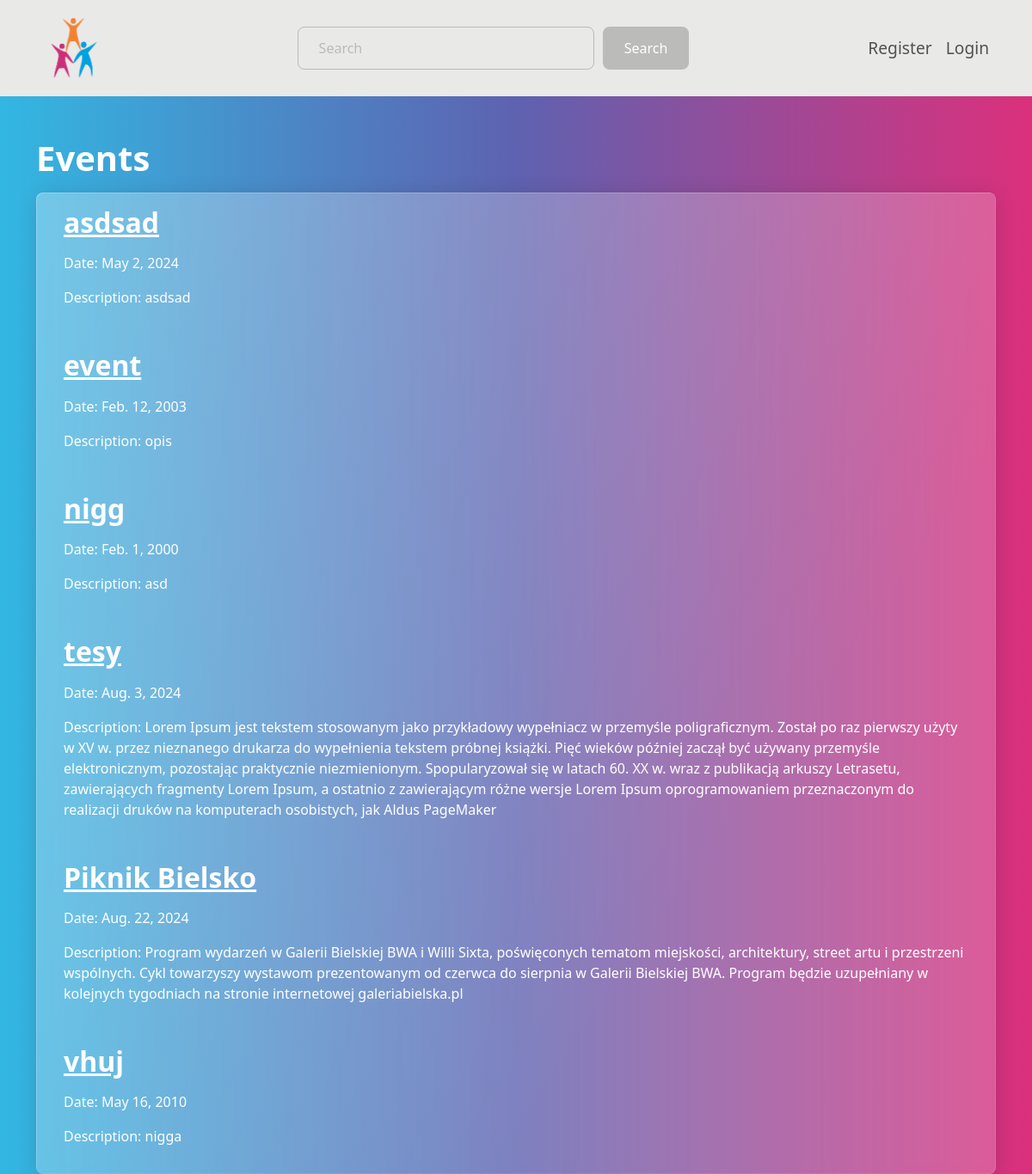
The app's page /events/, older data.
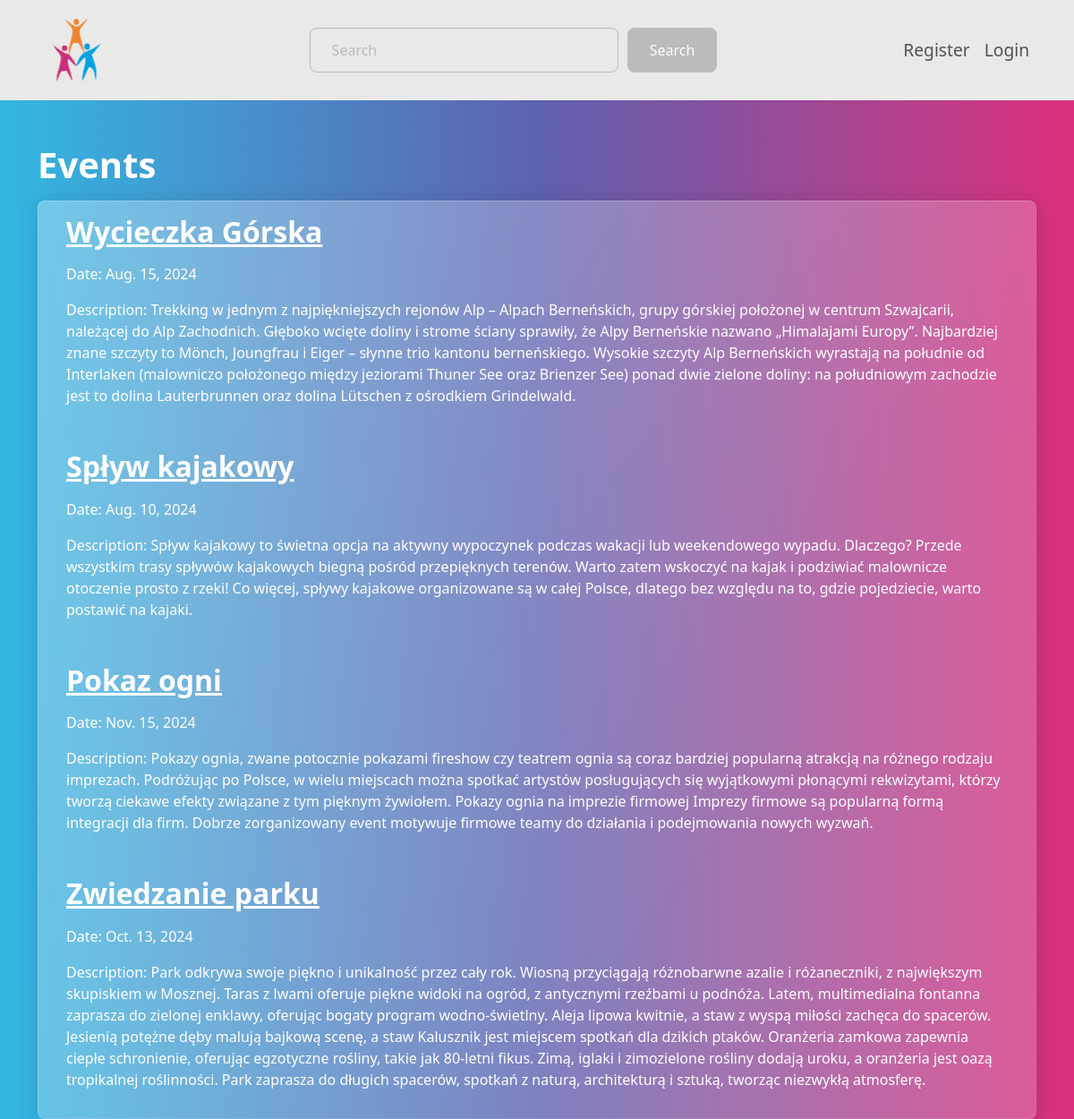
The same page, newer data.
### app/models.py (models this page shows, shortened)
class Event(models.Model):
    event_ID = models.BigAutoField(primary_key=True)
    title = models.CharField(max_length=255)
    date = models.DateField()
    description = models.TextField()
    start_date = models.DateTimeField()
    end_date = models.DateTimeField()
    location = models.CharField(max_length=255)
    status = models.CharField(max_length=10, choices=[(status.value, status.name) for status in EventStatus])
    organizer_ID = models.ForeignKey(User, on_delete=models.CASCADE, to_field="user_ID")
    image = models.ImageField(upload_to='events/', null=True, blank=True)
    parent_event_ID = models.ForeignKey("self", on_delete=models.CASCADE, to_field="event_ID", null=True, blank=True)

### app/views.py (the view)
# urls.py: path('events/', EventListView.as_view(), name='events'),
class EventListView(View):
    def get(self, request):
        events = Event.objects.all()
        if request.user.is_authenticated:
            user_registrations = Event_Registration.objects.filter(user_ID=request.user)
            user_registered_events = {registration.event_ID for registration in user_registrations}
        else:
            user_registered_events = set()
        context = {
            'events': events,
            'user_registered_events': user_registered_events,
        }
        return render(request, 'events.html', context)

### app/templates/events.html (shortened to what this page needs)
{% extends "base.html" %}
{% block content %}
<h1>Events</h1>
<div class="list-group">
    {% for event in events %}
    <div class="list-group-item">
        <h2><a href="{% url 'event_detail' event.pk %}">{{ event.title }}</a></h2>
        <p>Date: {{ event.date }}</p>
        <p>Description: {{ event.description }}</p>
    </div>
    {% endfor %}
</div>
{% endblock %}

### app/templates/base.html (shortened to what this page needs)
{% load static %}
<!DOCTYPE html>
<html lang="en">
<head>
    <link rel="stylesheet" href="{% static 'css/bootstrap.min.css' %}">
    <link rel="stylesheet" href="{% static 'css/styles.css' %}">
</head>
<body>
    <nav class="navbar navbar-expand-lg navbar-light bg-light">
        <div class="container">
            <a class="navbar-brand" href="{% url 'home' %}">
                <img src="{% static 'images/start.png' %}" alt="Logo">
            </a>
            <div class="collapse navbar-collapse" id="navbarNav">
                <form class="form-inline" method="get" action="{% url 'home' %}">
                    <input class="form-control mr-sm-2" type="search" placeholder="Search" aria-label="Search" name="q">
                    <button class="btn btn-pink my-2 my-sm-0" type="submit">Search</button>
                </form>
                <ul class="navbar-nav ml-2">
                    {% if user.is_authenticated %}
                    <li class="nav-item">
                        <a class="nav-link" href="{% url 'logout' %}">Logout</a>
                    </li>
                    {% else %}
                    <li class="nav-item">
                        <a class="nav-link" href="{% url 'register' %}">Register</a>
                    </li>
                    <li class="nav-item">
                        <a class="nav-link" href="{% url 'login' %}">Login</a>
                    </li>
                    {% endif %}
                </ul>
            </div>
        </div>
    </nav>
    <div class="container mt-4">
        {% block content %}{% endblock %}
    </div>
</body>
</html>

### app/static/css/styles.css (style rules this page uses)
.btn { margin-top: 1rem; }

### app/templates/base.html (style rules this page uses)
.navbar-nav .nav-link { font-size: 1.2em; transition: color 0.3s ease; }
.navbar-brand img { height: 70px; width: auto; }
.navbar .form-inline { flex-grow: 1; display: flex; justify-content: center; margin: 0 200px; }
.navbar .form-inline input { margin-right: 10px; }

Row changes from the older to the newer data that the page shows:
removed Event: title "asdsad", date "May 2, 2024", description "asdsad"
removed Event: title "event", date "Feb. 12, 2003", description "opis"
removed Event: title "nigg", date "Feb. 1, 2000", description "asd"
removed Event: title "tesy", date "Aug. 3, 2024", description "Lorem Ipsum jest tekstem stosowanym jako przykładowy wypełniacz w przemyśle poligraficznym. Został po raz pierwszy użyty w XV w. przez nieznanego drukarza do wypełnienia tekstem próbnej książki. Pięć wieków później zaczął być używany przemyśle elektronicznym, pozostając praktycznie niezmienionym. Spopularyzował się w latach 60. XX w. wraz z publikacją arkuszy Letrasetu, zawierających fragmenty Lorem Ipsum, a ostatnio z zawierającym różne wersje Lorem Ipsum oprogramowaniem przeznaczonym do realizacji druków na komputerach osobistych, jak Aldus PageMaker"
removed Event: title "Piknik Bielsko", date "Aug. 22, 2024", description "Program wydarzeń w Galerii Bielskiej BWA i Willi Sixta, poświęconych tematom miejskości, architektury, street artu i przestrzeni wspólnych. Cykl towarzyszy wystawom prezentowanym od czerwca do sierpnia w Galerii Bielskiej BWA. Program będzie uzupełniany w kolejnych tygodniach na stronie internetowej galeriabielska.pl"
removed Event: title "vhuj", date "May 16, 2010", description "nigga"
added Event: title "Wycieczka Górska", date "Aug. 15, 2024", description "Trekking w jednym z najpiękniejszych rejonów Alp – Alpach Berneńskich, grupy górskiej położonej w centrum Szwajcarii, należącej do Alp Zachodnich. Głęboko wcięte doliny i strome ściany sprawiły, że Alpy Berneńskie nazwano „Himalajami Europy”. Najbardziej znane szczyty to Mönch, Joungfrau i Eiger – słynne trio kantonu berneńskiego. Wysokie szczyty Alp Berneńskich wyrastają na południe od Interlaken (malowniczo położonego między jeziorami Thuner See oraz Brienzer See) ponad dwie zielone doliny: na południowym zachodzie jest to dolina Lauterbrunnen oraz dolina Lütschen z ośrodkiem Grindelwald."
added Event: title "Spływ kajakowy", date "Aug. 10, 2024", description "Spływ kajakowy to świetna opcja na aktywny wypoczynek podczas wakacji lub weekendowego wypadu. Dlaczego? Przede wszystkim trasy spływów kajakowych biegną pośród przepięknych terenów. Warto zatem wskoczyć na kajak i podziwiać malownicze otoczenie prosto z rzeki! Co więcej, spływy kajakowe organizowane są w całej Polsce, dlatego bez względu na to, gdzie pojedziecie, warto postawić na kajaki."
added Event: title "Pokaz ogni", date "Nov. 15, 2024", description "Pokazy ognia, zwane potocznie pokazami fireshow czy teatrem ognia są coraz bardziej popularną atrakcją na różnego rodzaju imprezach. Podróżując po Polsce, w wielu miejscach można spotkać artystów posługujących się wyjątkowymi płonącymi rekwizytami, którzy tworzą ciekawe efekty związane z tym pięknym żywiołem. Pokazy ognia na imprezie firmowej Imprezy firmowe są popularną formą integracji dla firm. Dobrze zorganizowany event motywuje firmowe teamy do działania i podejmowania nowych wyzwań."
added Event: title "Zwiedzanie parku", date "Oct. 13, 2024", description "Park odkrywa swoje piękno i unikalność przez cały rok. Wiosną przyciągają różnobarwne azalie i różaneczniki, z największym skupiskiem w Mosznej. Taras z lwami oferuje piękne widoki na ogród, z antycznymi rzeźbami u podnóża. Latem, multimedialna fontanna zaprasza do zielonej enklawy, oferując bogaty program wodno-świetlny. Aleja lipowa kwitnie, a staw z wyspą miłości zachęca do spacerów. Jesienią potężne dęby malują bajkową scenę, a staw Kalusznik jest miejscem spotkań dla dzikich ptaków. Oranżeria zamkowa zapewnia ciepłe schronienie, oferując egzotyczne rośliny, takie jak 80-letni fikus. Zimą, iglaki i zimozielone rośliny dodają uroku, a oranżeria jest oazą tropikalnej roślinności. Park…"
